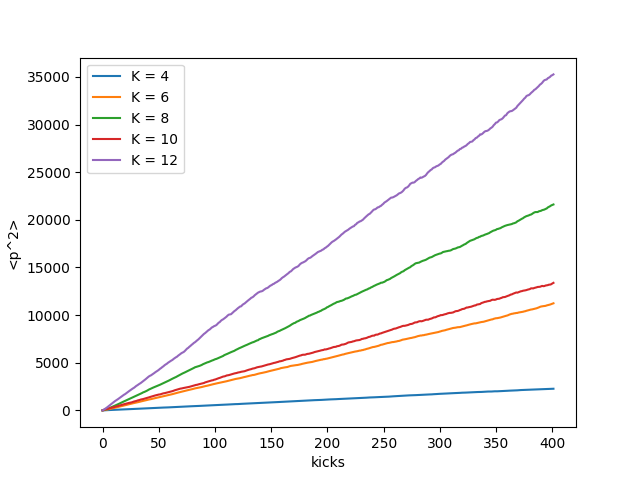

Write Python code to recreate this figure.
import numpy as np
import matplotlib.pyplot as plt
from chirikov_map import chirikov_map

if __name__ == '__main__':
    T = 1
    N = 400
    n = 5000


    for k in [4,6,8,10,12]:
        ps2 = np.array( [0]*(N+1), dtype=float )
        for i in range(n):
            theta0 = np.random.rand()*2*np.pi
            p0 = np.random.rand()*2*np.pi - np.pi
            thetas, ps = chirikov_map(theta0=theta0, p0=p0, k=k, T=T, N=N)
            ps2 += np.array(ps)**2 
        ps2 /= n
        kicks = np.linspace(0, N+1, N+1)
        plt.plot(kicks, ps2, label=f'K = {k}')


    plt.xlabel("kicks")
    plt.ylabel("<p^2>")
    plt.legend()
    #plt.show()
    plt.savefig("p2_evolution.png")
